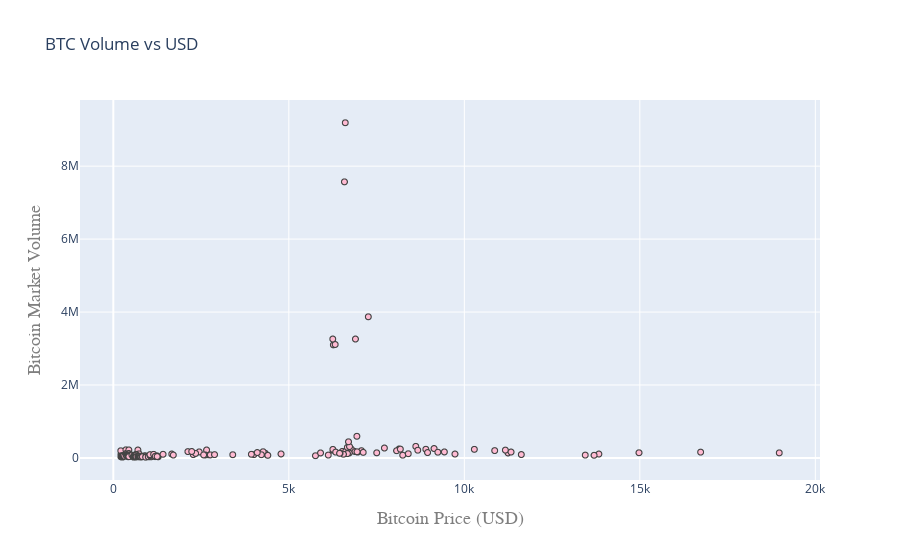

The code cell stored with this chart in its notebook:
### Markdown cell above
## 📊 Nhận xét về biểu đồ "Historical Bitcoin Market Volume (2015-2018)"

### **1️⃣ Tổng quan**
- Biểu đồ hiển thị **khối lượng giao dịch Bitcoin (USD)** từ **2015 đến 2018**.
- Xu hướng chung cho thấy **biến động mạnh vào cuối 2017 - đầu 2018**.
- Thanh trượt giúp quan sát chi tiết hơn theo từng khoảng thời gian.

### **2️⃣ Nhận xét dữ liệu**
- **2015 - 2016**: Khối lượng giao dịch thấp, ít biến động.
- **2017**: Bắt đầu tăng dần, phản ánh sự quan tâm lớn hơn từ thị trường.
- **Cuối 2017 - Đầu 2018**: **Bùng nổ giao dịch**, trùng với đợt tăng giá mạnh của Bitcoin.
- **Sau 2018**: Giảm nhanh sau khi Bitcoin điều chỉnh giá.

### **3️⃣ Đề xuất cải thiện**
- **Sử dụng màu sắc nổi bật hơn hoặc biểu đồ cột (bar chart) để dễ phân biệt mức độ giao dịch**.
- **Kết hợp với biểu đồ giá Bitcoin để thấy rõ mối tương quan giữa giá và khối lượng giao dịch**.
- **Thêm chú thích vào các thời điểm quan trọng như Bitcoin đạt đỉnh hoặc suy giảm mạnh**.

### **📌 Kết luận**
Biểu đồ phản ánh rõ xu hướng giao dịch của Bitcoin, đặc biệt là giai đoạn tăng trưởng mạnh 2017-2018. Một số điều chỉnh về trực quan có thể giúp phân tích dữ liệu dễ dàng hơn.

### Code cell
import plotly.graph_objects as go

# Convert volume column to float
weekly_rows['Vol.'] = weekly_rows['Vol.'].apply(convert_volume)

# Create scatter plot for BTC Volume vs USD
trace = go.Scattergl(
    y=weekly_rows['Vol.'],  # Adjusted 'Volume_(BTC)' to 'Vol.'
    x=weekly_rows['Price'],  # Adjusted 'Weighted_Price' to 'Price'
    mode='markers',
    marker=dict(
        color='#FFBAD2',
        line=dict(width=1)
    )
)

layout = go.Layout(
    title='BTC Volume vs USD',
    xaxis=dict(
        title='Bitcoin Price (USD)',
        titlefont=dict(
            family='Courier New, monospace',
            size=18,
            color='#7f7f7f'
        )
    ),
    yaxis=dict(
        title='Bitcoin Market Volume',
        titlefont=dict(
            family='Courier New, monospace',
            size=18,
            color='#7f7f7f'
        )
    )
)

data = [trace]
fig = go.Figure(data=data, layout=layout)

# Show figure
fig.show()

### Figure 1 — Plotly figure (JSON) as saved in the notebook; plotly's stock layout.template omitted (floating-point values rounded to 4 significant figures; data arrays with more than 128 entries replaced by an {"elided": "..."} marker saying what was removed)
{"data": [{"marker": {"color": "#FFBAD2", "line": {"width": 1}}, "mode": "markers", "type": "scattergl", "x": {"elided": "202 float values"}, "y": {"elided": "202 float values"}}], "layout": {"title": {"text": "BTC Volume vs USD"}, "xaxis": {"title": {"font": {"color": "#7f7f7f", "family": "Courier New, monospace", "size": 18}, "text": "Bitcoin Price (USD)"}}, "yaxis": {"title": {"font": {"color": "#7f7f7f", "family": "Courier New, monospace", "size": 18}, "text": "Bitcoin Market Volume"}}}}
